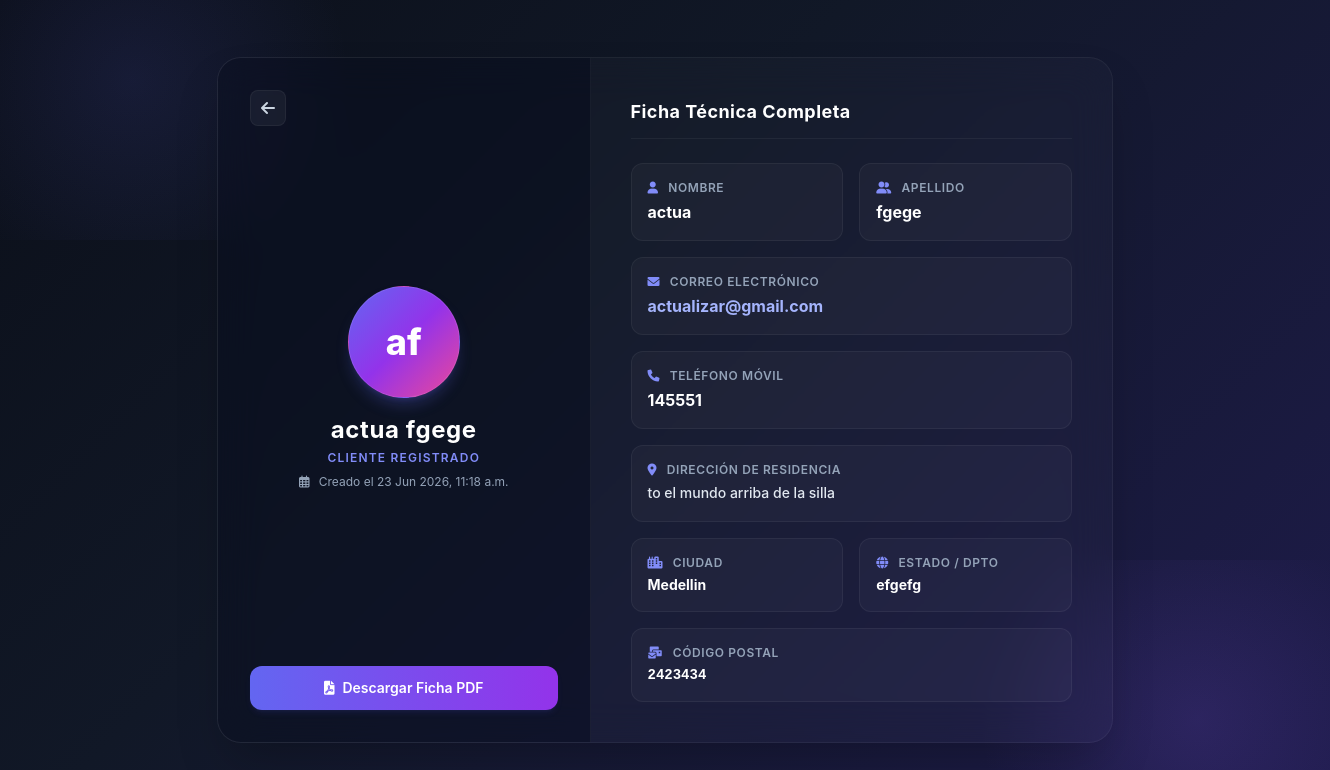
Page /view_record/6/ (signed in) on the earlier database version.
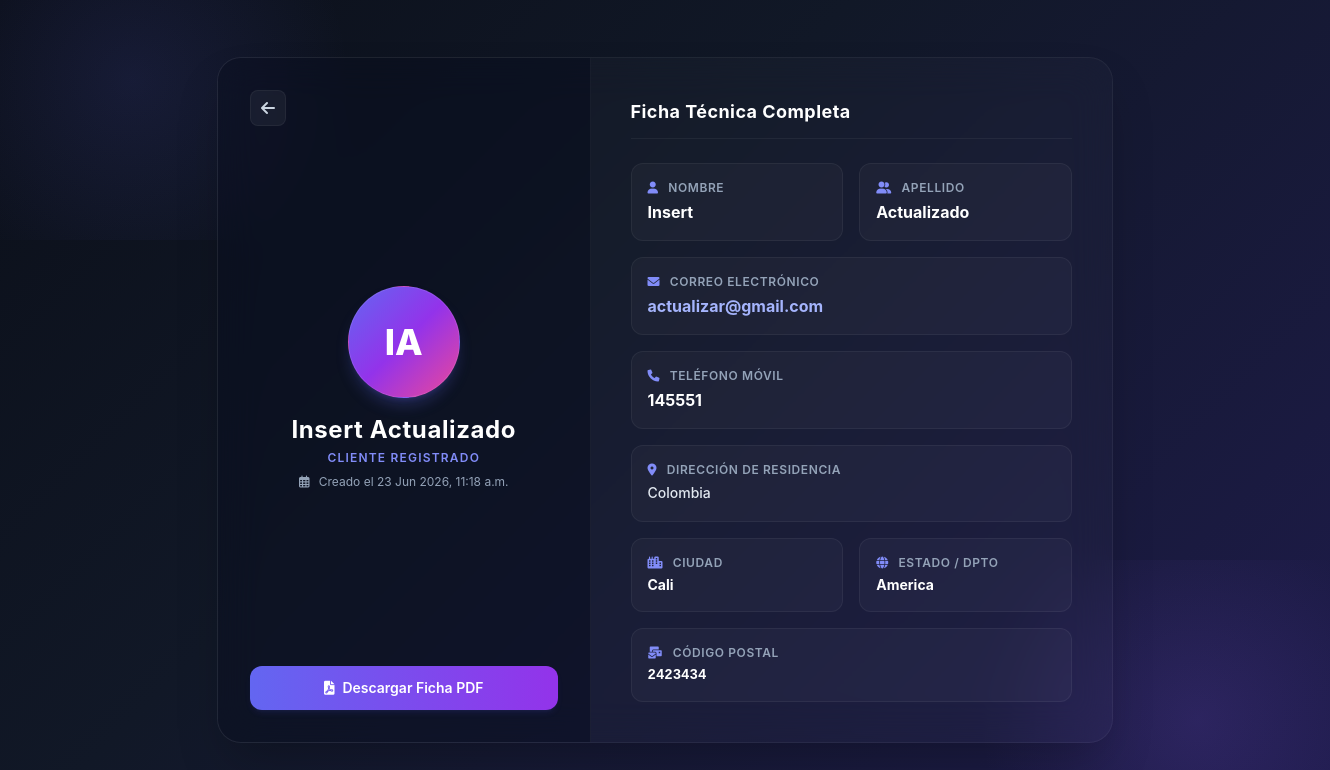
Same page on the later database version.
### dcrm/website/models.py (models this page shows, shortened)
class Cliente(models.Model):
    letras_regex = RegexValidator(r'^[a-zA-ZáéíóúÁÉÍÓÚñÑ\s]+$', 'Solo se permiten letras y espacios en este campo.')
    telefono_regex = RegexValidator(r'^\+?[\d\s\-\(\)]+$', 'El número de teléfono contiene caracteres no válidos.')
    alfa_num_regex = RegexValidator(r'^[a-zA-Z0-9áéíóúÁÉÍÓÚñÑ\s\.,#-]+$', 'Contiene caracteres especiales no permitidos.')
    fecha_registro = models.DateTimeField(auto_now_add=True)
    nombre = models.CharField(max_length=100, validators=[letras_regex])
    apellido = models.CharField(max_length=100, validators=[letras_regex])
    correo = models.EmailField()
    telefono = models.CharField(max_length=20, validators=[telefono_regex])
    direccion = models.CharField(max_length=255, validators=[alfa_num_regex])
    ciudad = models.CharField(max_length=100, validators=[letras_regex])
    estado = models.CharField(max_length=100, validators=[letras_regex])
    codigo_postal = models.CharField(max_length=20, validators=[RegexValidator(r'^[\d\-a-zA-Z]+$', 'Formato de código postal no válido')])

### dcrm/website/views.py (the view)
# urls.py: path('view_record/<int:pk>/', views.view_record, name='view_record'),
@login_required(login_url='home')
@role_required('Usuario', 'admin')
def view_record(request, pk):
    cliente = get_object_or_404(Cliente, pk=pk)
    user_roles = set(request.user.roles.values_list('name', flat=True))
    is_admin = 'admin' in user_roles or request.user.is_superuser
    context = {
        'cliente': cliente,
        'is_admin': is_admin,
    }
    if is_htmx(request):
        return render(request, 'view_record_partial.html', context)
    return render(request, 'view_record.html', context)

### dcrm/website/views.py (called while the page is built)
def is_htmx(request):
    return request.headers.get('Hx-Request') == 'true'

### dcrm/website/templates/view_record.html (shortened to what the changed rows need)
{% load static %}
<!doctype html>
<html lang="es">
<head>
    <script src="{% static 'js/tailwindcss.js' %}"></script>
    <link href="{% static 'css/all.min.css' %}" rel="stylesheet">
</head>
<body class="py-12 px-4">
    <div class="glass-card w-full max-w-4xl rounded-3xl shadow-2xl overflow-hidden grid grid-cols-1 md:grid-cols-12 border border-white/5 relative z-10">
        <div class="md:col-span-5 bg-slate-950/40 p-8 flex flex-col justify-between items-center text-center border-r border-white/5">
            <div class="my-6 flex flex-col items-center">
                <div class="h-28 w-28 rounded-full bg-gradient-to-br from-indigo-500 via-purple-600 to-pink-500 flex items-center justify-center text-white text-4xl font-extrabold shadow-lg shadow-indigo-500/25 border border-white/10 mb-4 animate-pulse">
                    {{ cliente.nombre|slice:":1" }}{{ cliente.apellido|slice:":1" }}
                </div>
                <h1 class="text-2xl font-bold text-white tracking-wide">{{ cliente.nombre }} {{ cliente.apellido }}</h1>
                <div class="text-xs text-indigo-400 font-semibold uppercase tracking-widest mt-1">Cliente Registrado</div>
                <div class="text-xs text-slate-400 mt-2"><i class="far fa-calendar-alt mr-1.5"></i> Creado el {{ cliente.fecha_registro|date:"d M Y, h:i a" }}</div>
            </div>
        </div>
        <div class="md:col-span-7 p-8 md:p-10 flex flex-col justify-center">
            <h2 class="text-lg font-bold text-white mb-6 border-b border-white/5 pb-3 tracking-wide">Ficha Técnica Completa</h2>
            <div class="grid grid-cols-1 sm:grid-cols-2 gap-4">
                <div class="glass-inner rounded-xl p-4">
                    <div class="text-xs text-slate-400 uppercase font-semibold tracking-wider mb-1"><i class="fas fa-user mr-1.5 text-indigo-400"></i> Nombre</div>
                    <div class="text-white font-bold text-base">{{ cliente.nombre }}</div>
                </div>
                <div class="glass-inner rounded-xl p-4">
                    <div class="text-xs text-slate-400 uppercase font-semibold tracking-wider mb-1"><i class="fas fa-user-friends mr-1.5 text-indigo-400"></i> Apellido</div>
                    <div class="text-white font-bold text-base">{{ cliente.apellido }}</div>
                </div>
                <div class="glass-inner rounded-xl p-4 sm:col-span-2">
                    <div class="text-xs text-slate-400 uppercase font-semibold tracking-wider mb-1"><i class="fas fa-envelope mr-1.5 text-indigo-400"></i> Correo Electrónico</div>
                    <a href="mailto:{{ cliente.correo }}" class="text-indigo-300 hover:text-indigo-200 font-bold text-base hover:underline block break-all">{{ cliente.correo }}</a>
                </div>
                <div class="glass-inner rounded-xl p-4 sm:col-span-2">
                    <div class="text-xs text-slate-400 uppercase font-semibold tracking-wider mb-1"><i class="fas fa-phone mr-1.5 text-indigo-400"></i> Teléfono Móvil</div>
                    <a href="tel:{{ cliente.telefono }}" class="text-white font-bold text-base hover:underline block">{{ cliente.telefono }}</a>
                </div>
                <div class="glass-inner rounded-xl p-4 sm:col-span-2">
                    <div class="text-xs text-slate-400 uppercase font-semibold tracking-wider mb-1"><i class="fas fa-map-marker-alt mr-1.5 text-indigo-400"></i> Dirección de Residencia</div>
                    <div class="text-slate-200 font-medium text-sm leading-relaxed">{{ cliente.direccion }}</div>
                </div>
                <div class="glass-inner rounded-xl p-4">
                    <div class="text-xs text-slate-400 uppercase font-semibold tracking-wider mb-1"><i class="fas fa-city mr-1.5 text-indigo-400"></i> Ciudad</div>
                    <div class="text-white font-bold text-sm">{{ cliente.ciudad }}</div>
                </div>
                <div class="glass-inner rounded-xl p-4">
                    <div class="text-xs text-slate-400 uppercase font-semibold tracking-wider mb-1"><i class="fas fa-globe mr-1.5 text-indigo-400"></i> Estado / Dpto</div>
                    <div class="text-white font-bold text-sm">{{ cliente.estado }}</div>
                </div>
                <div class="glass-inner rounded-xl p-4 sm:col-span-2">
                    <div class="text-xs text-slate-400 uppercase font-semibold tracking-wider mb-1"><i class="fas fa-mail-bulk mr-1.5 text-indigo-400"></i> Código Postal</div>
                    <div class="text-white font-mono font-bold text-sm">{{ cliente.codigo_postal }}</div>
                </div>
            </div>
        </div>
    </div>
</body>
</html>

Differences in the rows shown:
changed Cliente "actualizar@gmail.com": nombre "a" → "I"; apellido "f" → "A"; nombre "actua" → "Insert"; apellido "fgege" → "Actualizado"; direccion "to el mundo arriba de la silla" → "Colombia"; ciudad "Medellin" → "Cali"; estado "efgefg" → "America"
